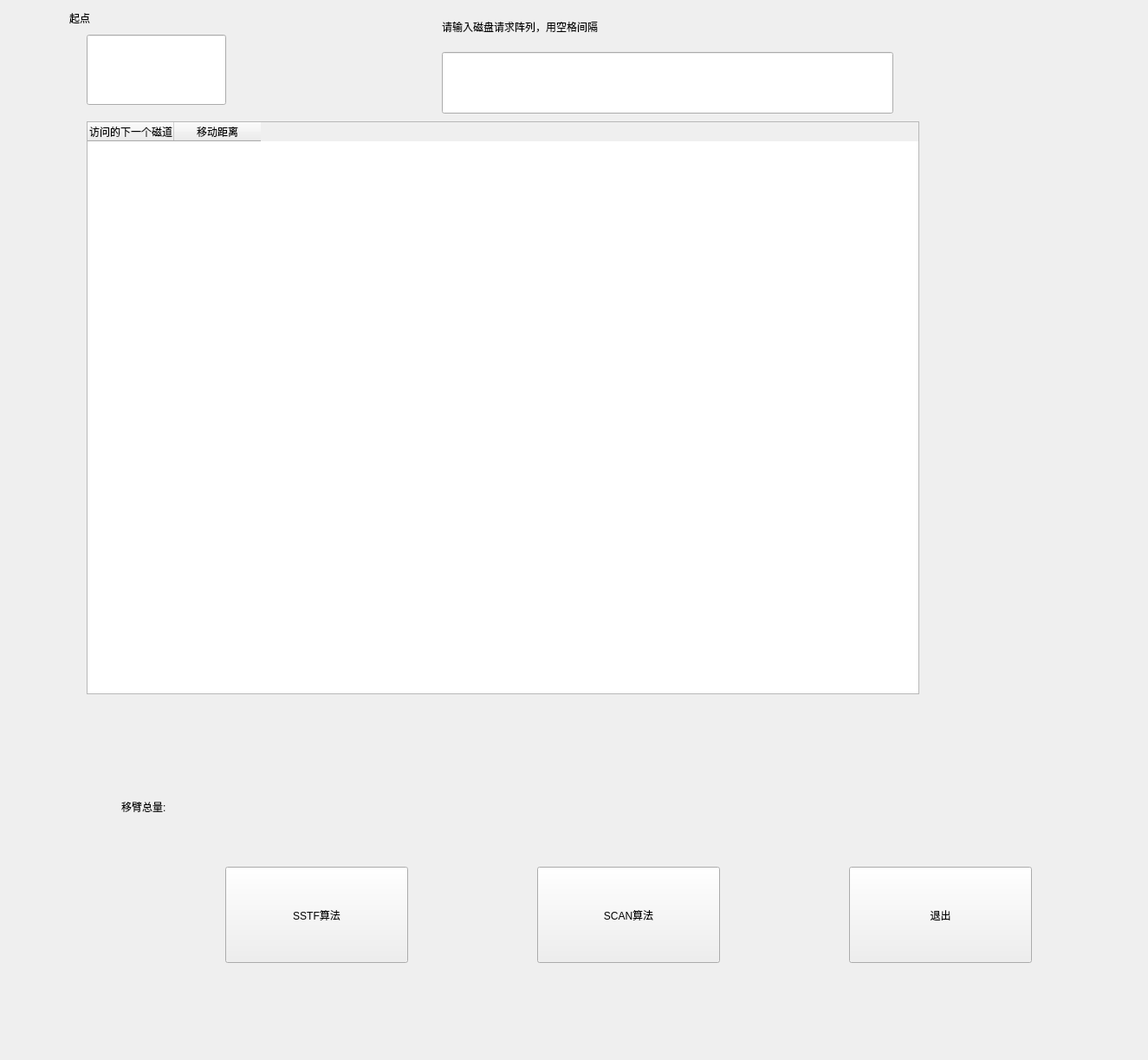
<?xml version="1.0" encoding="UTF-8"?>
<ui version="4.0">
 <class>Widget</class>
 <widget class="QWidget" name="Widget">
  <property name="geometry">
   <rect>
    <x>0</x>
    <y>0</y>
    <width>1325</width>
    <height>1223</height>
   </rect>
  </property>
  <property name="windowTitle">
   <string>Widget</string>
  </property>
  <widget class="QPushButton" name="sstfBtn">
   <property name="geometry">
    <rect>
     <x>260</x>
     <y>1000</y>
     <width>211</width>
     <height>111</height>
    </rect>
   </property>
   <property name="text">
    <string>SSTF算法</string>
   </property>
  </widget>
  <widget class="QPushButton" name="scanBtn">
   <property name="geometry">
    <rect>
     <x>620</x>
     <y>1000</y>
     <width>211</width>
     <height>111</height>
    </rect>
   </property>
   <property name="text">
    <string>SCAN算法</string>
   </property>
  </widget>
  <widget class="QTableWidget" name="tableWidget">
   <property name="geometry">
    <rect>
     <x>100</x>
     <y>140</y>
     <width>961</width>
     <height>661</height>
    </rect>
   </property>
   <column>
    <property name="text">
     <string>被访问的下一个磁道号</string>
    </property>
   </column>
   <column>
    <property name="text">
     <string>移动距离</string>
    </property>
   </column>
  </widget>
  <widget class="QLabel" name="label">
   <property name="geometry">
    <rect>
     <x>140</x>
     <y>880</y>
     <width>231</width>
     <height>101</height>
    </rect>
   </property>
   <property name="text">
    <string>移臂总量:</string>
   </property>
  </widget>
  <widget class="QLabel" name="text_label">
   <property name="geometry">
    <rect>
     <x>440</x>
     <y>890</y>
     <width>231</width>
     <height>101</height>
    </rect>
   </property>
   <property name="text">
    <string/>
   </property>
  </widget>
  <widget class="QLineEdit" name="lineEdit">
   <property name="geometry">
    <rect>
     <x>510</x>
     <y>60</y>
     <width>521</width>
     <height>71</height>
    </rect>
   </property>
  </widget>
  <widget class="QLabel" name="label_2">
   <property name="geometry">
    <rect>
     <x>510</x>
     <y>10</y>
     <width>531</width>
     <height>41</height>
    </rect>
   </property>
   <property name="text">
    <string>请输入磁盘请求阵列，用空格间隔</string>
   </property>
  </widget>
  <widget class="QPushButton" name="scanBtn_2">
   <property name="geometry">
    <rect>
     <x>980</x>
     <y>1000</y>
     <width>211</width>
     <height>111</height>
    </rect>
   </property>
   <property name="text">
    <string>退出</string>
   </property>
  </widget>
  <widget class="QLineEdit" name="start">
   <property name="geometry">
    <rect>
     <x>100</x>
     <y>40</y>
     <width>161</width>
     <height>81</height>
    </rect>
   </property>
   <property name="text">
    <string/>
   </property>
  </widget>
  <widget class="QLabel" name="label_3">
   <property name="geometry">
    <rect>
     <x>80</x>
     <y>0</y>
     <width>111</width>
     <height>41</height>
    </rect>
   </property>
   <property name="text">
    <string>起点</string>
   </property>
  </widget>
 </widget>
 <layoutdefault spacing="6" margin="11"/>
 <resources/>
 <connections>
  <connection>
   <sender>scanBtn_2</sender>
   <signal>clicked()</signal>
   <receiver>Widget</receiver>
   <slot>close()</slot>
   <hints>
    <hint type="sourcelabel">
     <x>1485</x>
     <y>1055</y>
    </hint>
    <hint type="destinationlabel">
     <x>799</x>
     <y>599</y>
    </hint>
   </hints>
  </connection>
 </connections>
</ui>
